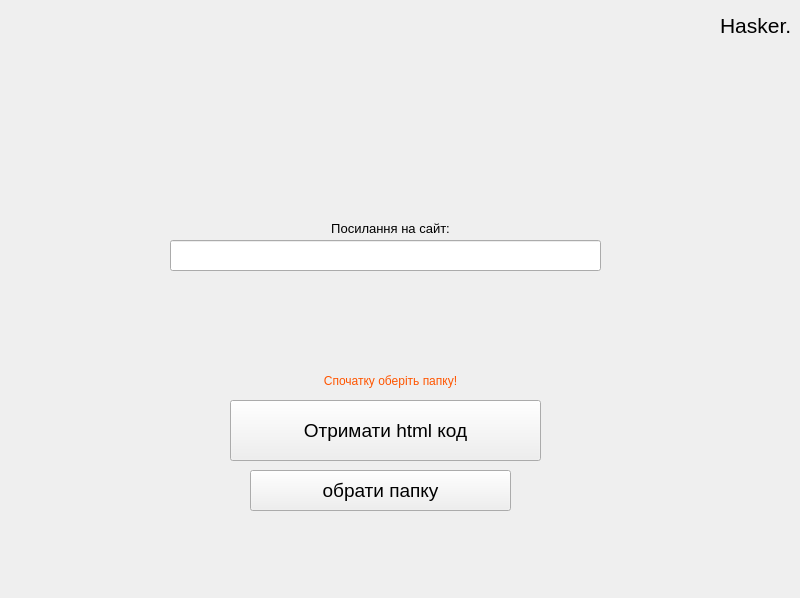
<?xml version="1.0" encoding="UTF-8"?>
<ui version="4.0">
 <class>mainwin</class>
 <widget class="QMainWindow" name="mainwin">
  <property name="geometry">
   <rect>
    <x>0</x>
    <y>0</y>
    <width>800</width>
    <height>598</height>
   </rect>
  </property>
  <property name="windowTitle">
   <string>MainWindow</string>
  </property>
  <widget class="QWidget" name="centralwidget">
   <widget class="QLabel" name="name_lb">
    <property name="geometry">
     <rect>
      <x>720</x>
      <y>10</y>
      <width>71</width>
      <height>31</height>
     </rect>
    </property>
    <property name="font">
     <font>
      <pointsize>16</pointsize>
     </font>
    </property>
    <property name="text">
     <string>Hasker.</string>
    </property>
   </widget>
   <widget class="QPushButton" name="get_lb">
    <property name="geometry">
     <rect>
      <x>230</x>
      <y>400</y>
      <width>311</width>
      <height>61</height>
     </rect>
    </property>
    <property name="font">
     <font>
      <pointsize>14</pointsize>
     </font>
    </property>
    <property name="text">
     <string>Отримати html код</string>
    </property>
   </widget>
   <widget class="QLineEdit" name="lineEdit">
    <property name="geometry">
     <rect>
      <x>170</x>
      <y>240</y>
      <width>431</width>
      <height>31</height>
     </rect>
    </property>
   </widget>
   <widget class="QLabel" name="error_lb">
    <property name="geometry">
     <rect>
      <x>320</x>
      <y>370</y>
      <width>141</width>
      <height>21</height>
     </rect>
    </property>
    <property name="autoFillBackground">
     <bool>false</bool>
    </property>
    <property name="styleSheet">
     <string notr="true">color: rgb(255, 85, 0);</string>
    </property>
    <property name="text">
     <string>Спочатку оберіть папку!</string>
    </property>
    <property name="alignment">
     <set>Qt::AlignCenter</set>
    </property>
   </widget>
   <widget class="QPushButton" name="papka_lb">
    <property name="geometry">
     <rect>
      <x>250</x>
      <y>470</y>
      <width>261</width>
      <height>41</height>
     </rect>
    </property>
    <property name="font">
     <font>
      <pointsize>14</pointsize>
     </font>
    </property>
    <property name="text">
     <string>обрати папку</string>
    </property>
   </widget>
   <widget class="QLabel" name="label">
    <property name="geometry">
     <rect>
      <x>290</x>
      <y>220</y>
      <width>201</width>
      <height>16</height>
     </rect>
    </property>
    <property name="font">
     <font>
      <pointsize>10</pointsize>
     </font>
    </property>
    <property name="text">
     <string>Посилання на сайт:</string>
    </property>
    <property name="alignment">
     <set>Qt::AlignCenter</set>
    </property>
   </widget>
  </widget>
 </widget>
 <resources/>
 <connections/>
</ui>
